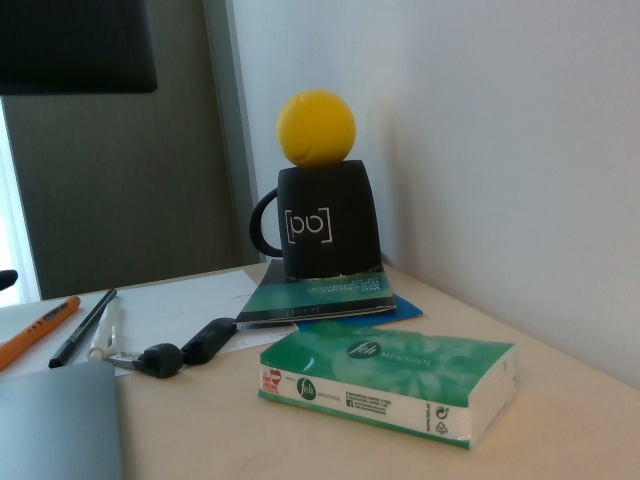
#> input picture scripts/test.jpg, 640 x 480 px, found by its file name
$ python balls.py   (Python 2 division)
#> lines starting #> are read from the running program, lines starting #| are printed output that depends on the picture
import cv2
import numpy as np


def find_balls(img):
    circles = cv2.HoughCircles(img, cv2.HOUGH_GRADIENT,
                               dp=1, minDist=10,
                               param1=50, param2=30,
                               minRadius=30, maxRadius=60)

    return circles


def draw_circles_on_img(circles, img):
    if circles is not None:
        # convert the (x, y) coordinates and radius of the circles to integers
        circles = np.round(circles[0, :]).astype("int")

        # loop over the (x, y) coordinates and radius of the circles
        for (x, y, r) in circles:
            cv2.circle(img, (x, y), r, (0, 255, 0), 4)
            cv2.rectangle(img, (x - 5, y - 5), (x + 5, y + 5), (0, 128, 255),
                          -1)

        # show the output image
        cv2.imshow("Circles", img)
        cv2.waitKey(0)


def main():
    img = cv2.imread("test.jpg")
#> img is the input picture: shape (480, 640, 3); mean B, G, R 107.7, 113.5, 107.5
    blurred = cv2.GaussianBlur(img, (11, 11), 0)
    grey = cv2.cvtColor(blurred, cv2.COLOR_BGR2GRAY)
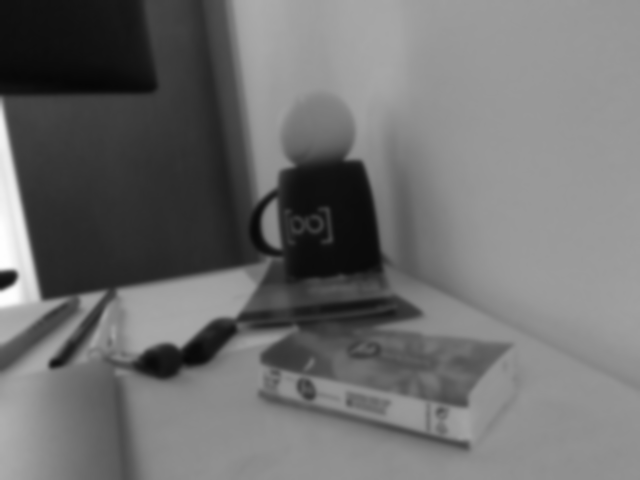
#> grey: shape (480, 640); min 6, max 254, mean 111
    circles = find_balls(grey)
#> in find_balls, `circles = cv2.HoughCircles(img, cv2.HOUGH_GRADIENT, dp=1, minDist=10, ..`: circles = [[291.5, 223.5, 31.3]]
#> circles = [[291.5, 223.5, 31.3]]
    print circles.shape
#| (1, 1, 3)
    draw_circles_on_img(circles, img)
#> in draw_circles_on_img, `circles = np.round(circles[0, :]).astype("int")`: circles = [[292, 224, 31]]
#> the loop in draw_circles_on_img, `for (x, y, r) in circles:` made 1 pass


if __name__ == '__main__':
    main()
